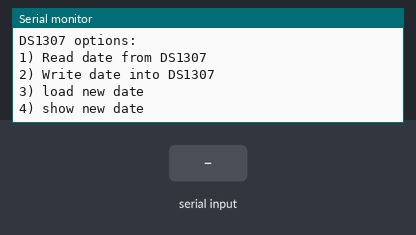
Bench run of a sketch on a simulated Arduino Uno, built with avr-gcc and run on an emulated ATmega328P. Parts: the last lines printed to the serial monitor. Wiring (inferred from the names in the program): DS1307 clock at I2C address 0x68. The inputs (shaded band) are chosen by the test bench. The local clock reads 2024-03-15 10:24:30 at power-on unless the sketch sets it.

Above: at 1.2 s.
1.3 s: "1" received over Serial
At 1.37 s:
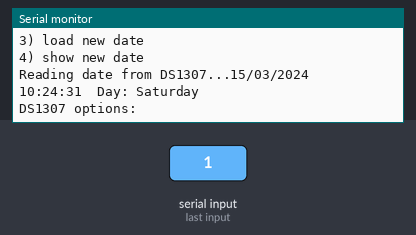
2.8 s: "2" received over Serial
At 2.87 s:
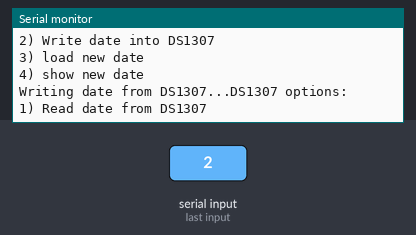
4.3 s: "3" received over Serial
At 4.9 s:
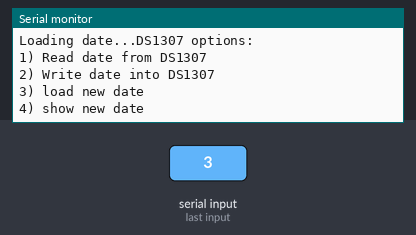

The sketch:

test_DS1307_serial_menu.ino
```cpp
#include <Wire.h>
#define DS1307_ADDR 0x68

byte second, minute, hour, dayOfWeek, dayOfMonth, month, year;

void setup() {
  Wire.begin();
  Serial.begin(9600);

  second = 00;
  minute = 35;
  hour = 21;
  dayOfWeek = 6;
  dayOfMonth = 23;
  month = 11;
  year = 19;

}
void loop() {
  Serial.println("DS1307 options:");
  Serial.println("1) Read date from DS1307");
  Serial.println("2) Write date into DS1307");
  Serial.println("3) load new date");
  Serial.println("4) show new date");
  while(Serial.available()==0);
  char c = Serial.read();
  if(c=='1'){
    Serial.print("Reading date from DS1307...");
    DS1307_get_date(&second, &minute, &hour, &dayOfWeek, &dayOfMonth, &month, &year);
    print_date();
  }
  else if(c=='2'){
    Serial.print("Writing date from DS1307...");
    DS1307_set_date(second, minute, hour, dayOfWeek, dayOfMonth, month, year);
  }
  else if(c=='3'){
    Serial.print("Loading date...");

  }
  else if(c=='4'){
    print_date();
  }
  else{

  }

}
byte dec_to_BCD(byte dec){
  return ( (dec/10*16) + (dec%10) );
}
byte BCD_to_dec(byte bcd){
  return ( (bcd/16*10) + (bcd%16) );
}
void DS1307_get_date(byte *second, byte *minute, byte *hour, byte *dayOfWeek, byte *dayOfMonth, byte *month, byte *year){
  Wire.beginTransmission(DS1307_ADDR);
  Wire.write(0);
  Wire.endTransmission();
  Wire.requestFrom(DS1307_ADDR, 7);
  *second     = BCD_to_dec(Wire.read() & 0x7f);
  *minute     = BCD_to_dec(Wire.read());
  *hour       = BCD_to_dec(Wire.read() & 0x3f);
  *dayOfWeek  = BCD_to_dec(Wire.read());
  *dayOfMonth = BCD_to_dec(Wire.read());
  *month      = BCD_to_dec(Wire.read());
  *year       = BCD_to_dec(Wire.read());
}
void DS1307_set_date(byte second, byte minute, byte hour, byte dayOfWeek, byte dayOfMonth, byte month, byte year){
   Wire.beginTransmission(DS1307_ADDR); // direccion 0x68 del ds1307
   Wire.write(0);
   Wire.write(dec_to_BCD(second));
   Wire.write(dec_to_BCD(minute));
   Wire.write(dec_to_BCD(hour));
   Wire.write(dec_to_BCD(dayOfWeek));
   Wire.write(dec_to_BCD(dayOfMonth));
   Wire.write(dec_to_BCD(month));
   Wire.write(dec_to_BCD(year));
   Wire.endTransmission();
}
void print_date(){
  if (dayOfMonth < 10) Serial.print("0");
  Serial.print(dayOfMonth, DEC);
  Serial.print("/");
  if (month < 10) Serial.print("0");
  Serial.print(month, DEC);
  Serial.print("/");
  Serial.print("20");
  if (year < 10) Serial.print("0");
  Serial.print(year, DEC);
  Serial.print("  ");
  if (hour < 10) Serial.print("0");
  Serial.print(hour, DEC);
  Serial.print(":");
  if (minute < 10) Serial.print("0");
  Serial.print(minute, DEC);
  Serial.print(":");
  if (second < 10) Serial.print("0");
  Serial.print(second, DEC);
  Serial.print("  Day:");
  switch (dayOfWeek){
    case 1:
      Serial.println(" Monday");
      break;
    case 2:
      Serial.println(" Tuesday");
      break;
    case 3:
      Serial.println(" Wednesday");
      break;
    case 4:
      Serial.println(" Thursday");
      break;
    case 5:
      Serial.println(" Friday");
      break;
    case 6:
      Serial.println(" Saturday");
      break;
    case 7:
      Serial.println(" Sunday");
      break;
   }
}
```

Measured:
- after the input at 1.3 s, the serial monitor: prints a new line at once (image 1)
- after the input at 2.8 s, the serial monitor: prints a new line at once (image 2)
- after the input at 4.3 s, the serial monitor: prints a new line at once (image 3)
